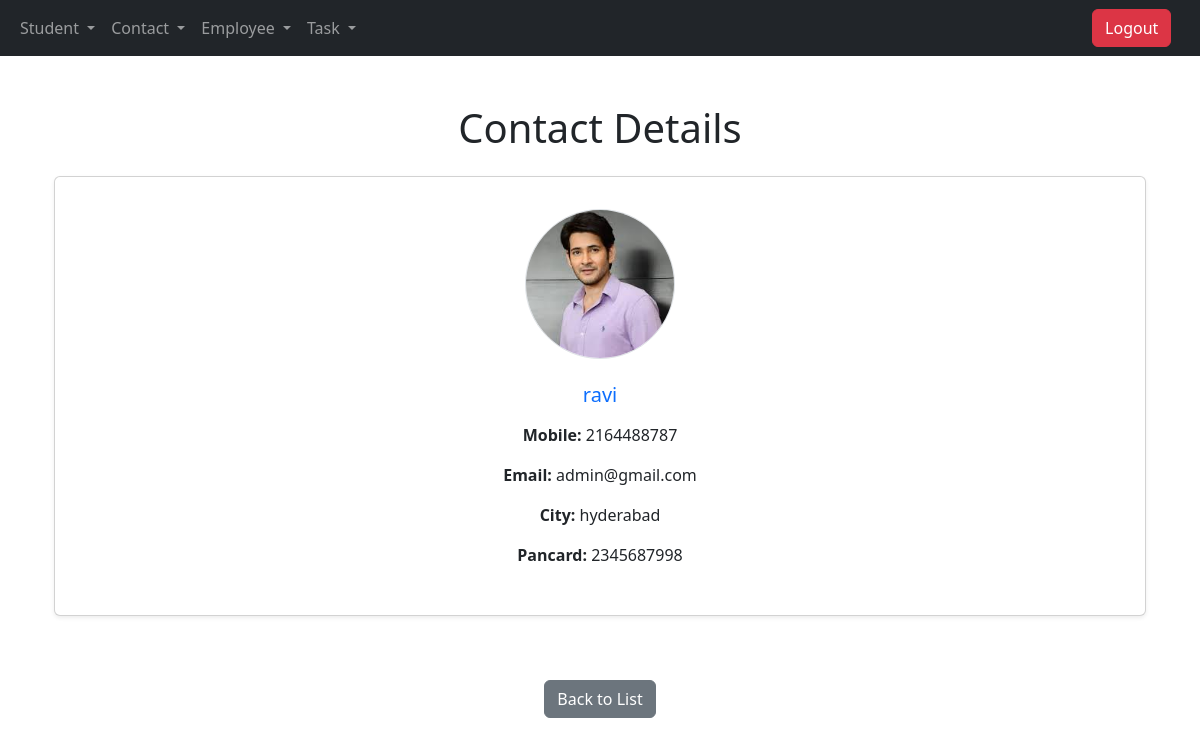
/view_contact/6/, run on the app's committed database.
### operations/models.py (models this page shows, shortened)
class Contact(models.Model):
    username=models.CharField(max_length=100)
    mobile=models.CharField(max_length=15)
    email = models.CharField(max_length=100, null=True, blank=True)
    city = models.CharField(max_length=15,null=True, blank=True)
    pancard = models.CharField(max_length=20,null=True, blank=True)
    serial_number = models.PositiveIntegerField(default=0)  # New field for display order
    profile_picture = models.ImageField(upload_to='Contact_Profiles/', blank=True, null=True) # Add this line

### operations/views.py (the view)
# urls.py: path('view_contact/<int:id>/', views.view_contact, name='view_contact'),
def view_contact(request, id):
    contact = get_object_or_404(Contact, id=id)
    return render(request, 'view_operation.html', {'contact': contact})

### operations/templates/view_operation.html
{% extends 'base.html' %}
{% block content %}
<div class="container mt-5">
    <h1 class="mb-4 text-center">Contact Details</h1>
    <div class="card shadow-sm p-3 mb-5 bg-body rounded">
        <div class="card-body">
            <div class="d-flex justify-content-center mb-4">
                {% if contact.profile_picture %}
                    <img src="{{ contact.profile_picture.url }}"
                         alt="Profile Picture"
                         class="rounded-circle border"
                         style="width: 150px; height: 150px; object-fit: cover;">
                {% else %}
                    <img src="https://cdn-icons-png.flaticon.com/512/847/847969.png"
                         alt="Default Icon"
                         class="rounded-circle border"
                         style="width: 150px; height: 150px; object-fit: cover;">
                {% endif %}
            </div>
            <div class="text-center">
                <h5 class="card-title text-primary mb-3">{{ contact.username }}</h5>
                <p><strong>Mobile:</strong> {{ contact.mobile }}</p>
                <p><strong>Email:</strong> {{ contact.email }}</p>
                <p><strong>City:</strong> {{ contact.city }}</p>
                <p><strong>Pancard:</strong> {{ contact.pancard }}</p>
            </div>
        </div>
    </div>
    <div class="text-center">
        <a href="{% url 'operation_list' %}" class="btn btn-secondary mt-3">Back to List</a>
    </div>
</div>
{% endblock %}

### data on the page
Contact: profile_picture (picture), username "ravi", mobile "2164488787", email "admin@gmail.com", city "hyderabad", pancard "2345687998"
